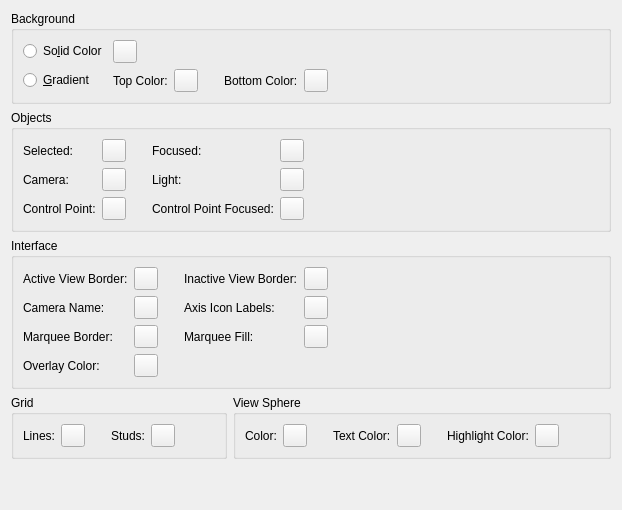
     <widget class="QWidget" name="ColorTab">
      <attribute name="title">
       <string>Colors</string>
      </attribute>
      <layout class="QGridLayout" name="gridLayout_9">
       <item row="2" column="0" colspan="2">
        <widget class="QGroupBox" name="groupBox_11">
         <property name="title">
          <string>Interface</string>
         </property>
         <layout class="QGridLayout" name="gridLayout_8">
          <item row="3" column="0">
           <widget class="QLabel" name="label_15">
            <property name="text">
             <string>Marquee Border:</string>
            </property>
           </widget>
          </item>
          <item row="3" column="1">
           <widget class="QToolButton" name="MarqueeBorderColorButton">
            <property name="text">
             <string/>
            </property>
           </widget>
          </item>
          <item row="0" column="3">
           <widget class="QLabel" name="label_32">
            <property name="text">
             <string>Inactive View Border:</string>
            </property>
           </widget>
          </item>
          <item row="3" column="4">
           <widget class="QToolButton" name="MarqueeFillColorButton">
            <property name="text">
             <string/>
            </property>
           </widget>
          </item>
          <item row="2" column="0">
           <widget class="QLabel" name="label_14">
            <property name="text">
             <string>Camera Name:</string>
            </property>
           </widget>
          </item>
          <item row="2" column="4">
           <widget class="QToolButton" name="AxesColorButton">
            <property name="text">
             <string/>
            </property>
           </widget>
          </item>
          <item row="3" column="3">
           <widget class="QLabel" name="label_16">
            <property name="text">
             <string>Marquee Fill:</string>
            </property>
           </widget>
          </item>
          <item row="0" column="4">
           <widget class="QToolButton" name="InactiveViewColorButton">
            <property name="text">
             <string/>
            </property>
           </widget>
          </item>
          <item row="5" column="0">
           <widget class="QLabel" name="label_2">
            <property name="text">
             <string>Overlay Color:</string>
            </property>
           </widget>
          </item>
          <item row="2" column="3">
           <widget class="QLabel" name="label_31">
            <property name="text">
             <string>Axis Icon Labels:</string>
            </property>
           </widget>
          </item>
          <item row="2" column="1">
           <widget class="QToolButton" name="TextColorButton">
            <property name="text">
             <string/>
            </property>
           </widget>
          </item>
          <item row="5" column="1">
           <widget class="QToolButton" name="OverlayColorButton">
            <property name="text">
             <string/>
            </property>
           </widget>
          </item>
          <item row="0" column="1">
           <widget class="QToolButton" name="ActiveViewColorButton">
            <property name="text">
             <string/>
            </property>
           </widget>
          </item>
          <item row="0" column="5">
           <spacer name="horizontalSpacer_16">
            <property name="orientation">
             <enum>Qt::Horizontal</enum>
            </property>
            <property name="sizeHint" stdset="0">
             <size>
              <width>40</width>
              <height>20</height>
             </size>
            </property>
           </spacer>
          </item>
          <item row="0" column="0">
           <widget class="QLabel" name="label_6">
            <property name="text">
             <string>Active View Border:</string>
            </property>
           </widget>
          </item>
          <item row="0" column="2">
           <spacer name="horizontalSpacer_18">
            <property name="orientation">
             <enum>Qt::Horizontal</enum>
            </property>
            <property name="sizeType">
             <enum>QSizePolicy::Fixed</enum>
            </property>
            <property name="sizeHint" stdset="0">
             <size>
              <width>20</width>
              <height>20</height>
             </size>
            </property>
           </spacer>
          </item>
         </layout>
        </widget>
       </item>
       <item row="4" column="1">
        <widget class="QGroupBox" name="groupBox_9">
         <property name="title">
          <string>View Sphere</string>
         </property>
         <layout class="QHBoxLayout" name="horizontalLayout_16">
          <item>
           <widget class="QLabel" name="label_22">
            <property name="text">
             <string>Color:</string>
            </property>
           </widget>
          </item>
          <item>
           <widget class="QToolButton" name="ViewSphereColorButton">
            <property name="text">
             <string/>
            </property>
           </widget>
          </item>
          <item>
           <spacer name="horizontalSpacer_21">
            <property name="orientation">
             <enum>Qt::Horizontal</enum>
            </property>
            <property name="sizeType">
             <enum>QSizePolicy::Fixed</enum>
            </property>
            <property name="sizeHint" stdset="0">
             <size>
              <width>20</width>
              <height>20</height>
             </size>
            </property>
           </spacer>
          </item>
          <item>
           <widget class="QLabel" name="label_23">
            <property name="text">
             <string>Text Color:</string>
            </property>
           </widget>
          </item>
          <item>
           <widget class="QToolButton" name="ViewSphereTextColorButton">
            <property name="text">
             <string/>
            </property>
           </widget>
          </item>
          <item>
           <spacer name="horizontalSpacer_22">
            <property name="orientation">
             <enum>Qt::Horizontal</enum>
            </property>
            <property name="sizeType">
             <enum>QSizePolicy::Fixed</enum>
            </property>
            <property name="sizeHint" stdset="0">
             <size>
              <width>20</width>
              <height>20</height>
             </size>
            </property>
           </spacer>
          </item>
          <item>
           <widget class="QLabel" name="label_20">
            <property name="text">
             <string>Highlight Color:</string>
            </property>
           </widget>
          </item>
          <item>
           <widget class="QToolButton" name="ViewSphereHighlightColorButton">
            <property name="text">
             <string/>
            </property>
           </widget>
          </item>
          <item>
           <spacer name="horizontalSpacer_14">
            <property name="orientation">
             <enum>Qt::Horizontal</enum>
            </property>
            <property name="sizeHint" stdset="0">
             <size>
              <width>40</width>
              <height>20</height>
             </size>
            </property>
           </spacer>
          </item>
         </layout>
        </widget>
       </item>
       <item row="6" column="0">
        <spacer name="verticalSpacer_3">
         <property name="orientation">
          <enum>Qt::Vertical</enum>
         </property>
         <property name="sizeHint" stdset="0">
          <size>
           <width>20</width>
           <height>40</height>
          </size>
         </property>
        </spacer>
       </item>
       <item row="4" column="0">
        <widget class="QGroupBox" name="groupBox_10">
         <property name="title">
          <string>Grid</string>
         </property>
         <layout class="QHBoxLayout" name="horizontalLayout_17">
          <item>
           <widget class="QLabel" name="label_29">
            <property name="text">
             <string>Lines:</string>
            </property>
           </widget>
          </item>
          <item>
           <widget class="QToolButton" name="gridLineColor">
            <property name="text">
             <string/>
            </property>
           </widget>
          </item>
          <item>
           <spacer name="horizontalSpacer_20">
            <property name="orientation">
             <enum>Qt::Horizontal</enum>
            </property>
            <property name="sizeType">
             <enum>QSizePolicy::Fixed</enum>
            </property>
            <property name="sizeHint" stdset="0">
             <size>
              <width>20</width>
              <height>20</height>
             </size>
            </property>
           </spacer>
          </item>
          <item>
           <widget class="QLabel" name="label_30">
            <property name="text">
             <string>Studs:</string>
            </property>
           </widget>
          </item>
          <item>
           <widget class="QToolButton" name="gridStudColor">
            <property name="text">
             <string/>
            </property>
           </widget>
          </item>
          <item>
           <spacer name="horizontalSpacer_13">
            <property name="orientation">
             <enum>Qt::Horizontal</enum>
            </property>
            <property name="sizeHint" stdset="0">
             <size>
              <width>40</width>
              <height>20</height>
             </size>
            </property>
           </spacer>
          </item>
         </layout>
        </widget>
       </item>
       <item row="0" column="0" colspan="2">
        <widget class="QGroupBox" name="groupBox_7">
         <property name="title">
          <string>Background</string>
         </property>
         <layout class="QGridLayout" name="gridLayout_7">
          <item row="1" column="1">
           <layout class="QHBoxLayout" name="horizontalLayout_2">
            <item>
             <widget class="QLabel" name="label_27">
              <property name="text">
               <string>Top Color:</string>
              </property>
             </widget>
            </item>
            <item>
             <widget class="QToolButton" name="BackgroundGradient1ColorButton">
              <property name="text">
               <string/>
              </property>
             </widget>
            </item>
            <item>
             <spacer name="horizontalSpacer_19">
              <property name="orientation">
               <enum>Qt::Horizontal</enum>
              </property>
              <property name="sizeType">
               <enum>QSizePolicy::Fixed</enum>
              </property>
              <property name="sizeHint" stdset="0">
               <size>
                <width>20</width>
                <height>20</height>
               </size>
              </property>
             </spacer>
            </item>
            <item>
             <widget class="QLabel" name="label_28">
              <property name="text">
               <string>Bottom Color:</string>
              </property>
             </widget>
            </item>
            <item>
             <widget class="QToolButton" name="BackgroundGradient2ColorButton">
              <property name="text">
               <string/>
              </property>
             </widget>
            </item>
            <item>
             <spacer name="horizontalSpacer_10">
              <property name="orientation">
               <enum>Qt::Horizontal</enum>
              </property>
              <property name="sizeHint" stdset="0">
               <size>
                <width>40</width>
                <height>20</height>
               </size>
              </property>
             </spacer>
            </item>
           </layout>
          </item>
          <item row="0" column="0">
           <widget class="QRadioButton" name="BackgroundSolidRadio">
            <property name="text">
             <string>So&amp;lid Color</string>
            </property>
           </widget>
          </item>
          <item row="1" column="0">
           <widget class="QRadioButton" name="BackgroundGradientRadio">
            <property name="text">
             <string>&amp;Gradient</string>
            </property>
           </widget>
          </item>
          <item row="0" column="1">
           <layout class="QHBoxLayout" name="horizontalLayout_11">
            <item>
             <widget class="QToolButton" name="BackgroundSolidColorButton">
              <property name="text">
               <string/>
              </property>
             </widget>
            </item>
            <item>
             <spacer name="horizontalSpacer_12">
              <property name="orientation">
               <enum>Qt::Horizontal</enum>
              </property>
              <property name="sizeHint" stdset="0">
               <size>
                <width>40</width>
                <height>20</height>
               </size>
              </property>
             </spacer>
            </item>
           </layout>
          </item>
         </layout>
        </widget>
       </item>
       <item row="1" column="0" colspan="2">
        <widget class="QGroupBox" name="groupBox_12">
         <property name="title">
          <string>Objects</string>
         </property>
         <layout class="QGridLayout" name="gridLayout_10">
          <item row="1" column="3">
           <widget class="QLabel" name="label_37">
            <property name="text">
             <string>Light:</string>
            </property>
           </widget>
          </item>
          <item row="1" column="4">
           <widget class="QToolButton" name="LightColorButton">
            <property name="text">
             <string/>
            </property>
           </widget>
          </item>
          <item row="0" column="2">
           <spacer name="horizontalSpacer_15">
            <property name="orientation">
             <enum>Qt::Horizontal</enum>
            </property>
            <property name="sizeType">
             <enum>QSizePolicy::Fixed</enum>
            </property>
            <property name="sizeHint" stdset="0">
             <size>
              <width>20</width>
              <height>20</height>
             </size>
            </property>
           </spacer>
          </item>
          <item row="0" column="3">
           <widget class="QLabel" name="label_38">
            <property name="text">
             <string>Focused:</string>
            </property>
           </widget>
          </item>
          <item row="1" column="1">
           <widget class="QToolButton" name="CameraColorButton">
            <property name="text">
             <string/>
            </property>
           </widget>
          </item>
          <item row="2" column="3">
           <widget class="QLabel" name="label_36">
            <property name="text">
             <string>Control Point Focused:</string>
            </property>
           </widget>
          </item>
          <item row="2" column="1">
           <widget class="QToolButton" name="ControlPointColorButton">
            <property name="text">
             <string/>
            </property>
           </widget>
          </item>
          <item row="2" column="4">
           <widget class="QToolButton" name="ControlPointFocusedColorButton">
            <property name="text">
             <string/>
            </property>
           </widget>
          </item>
          <item row="0" column="1">
           <widget class="QToolButton" name="ObjectSelectedColorButton">
            <property name="text">
             <string/>
            </property>
           </widget>
          </item>
          <item row="0" column="4">
           <widget class="QToolButton" name="ObjectFocusedColorButton">
            <property name="text">
             <string/>
            </property>
           </widget>
          </item>
          <item row="2" column="0">
           <widget class="QLabel" name="label_35">
            <property name="text">
             <string>Control Point:</string>
            </property>
           </widget>
          </item>
          <item row="0" column="0">
           <widget class="QLabel" name="label_33">
            <property name="text">
             <string>Selected:</string>
            </property>
           </widget>
          </item>
          <item row="1" column="0">
           <widget class="QLabel" name="label_34">
            <property name="text">
             <string>Camera:</string>
            </property>
           </widget>
          </item>
          <item row="0" column="5">
           <spacer name="horizontalSpacer_17">
            <property name="orientation">
             <enum>Qt::Horizontal</enum>
            </property>
            <property name="sizeHint" stdset="0">
             <size>
              <width>40</width>
              <height>20</height>
             </size>
            </property>
           </spacer>
          </item>
         </layout>
        </widget>
       </item>
      </layout>
     </widget>
